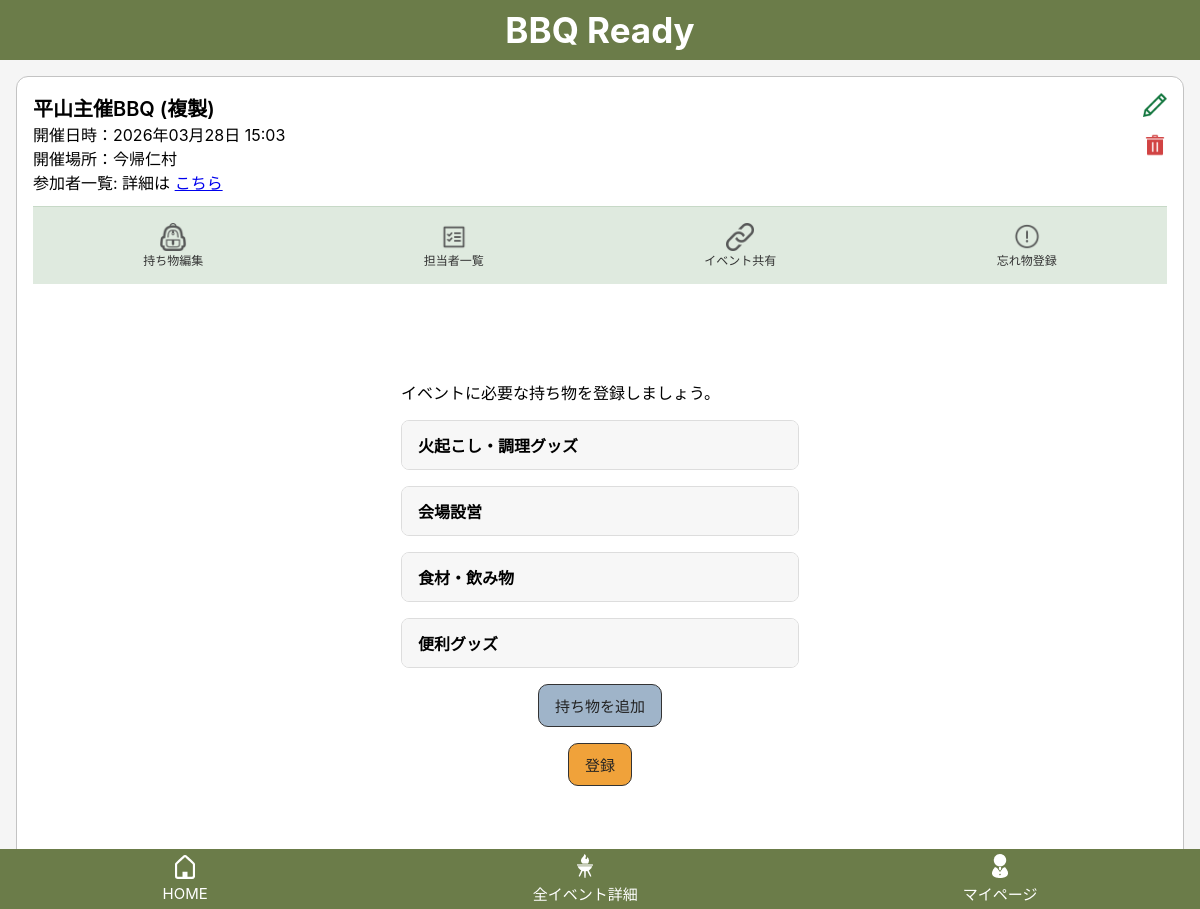
Page /events/118/items/ (signed in) on the committed database.
### bbq_app/models.py (models this page shows, shortened)
class Event(models.Model):
    user = models.ForeignKey(settings.AUTH_USER_MODEL, on_delete=models.CASCADE, related_name="events")
    name = models.CharField("イベント名", max_length=30)
    held_at = models.DateTimeField("開催日時", null=True, blank=True)
    location = models.CharField("開催場所", max_length=50, blank=True)
    created_at = models.DateTimeField("作成日時", auto_now_add=True)
    updated_at = models.DateTimeField("更新日時", auto_now=True)

### bbq_app/views.py (the view)
# urls.py: path("events/<int:event_id>/items/", views.item_edit, name="item_edit"),
@login_required
def item_edit(request, event_id):
    event = get_object_or_404(Event, id=event_id, user=request.user)
    items = (
        EventItem.objects
        .filter(event=event, bbq_item__name__gt="")
        .select_related("bbq_item")
        .order_by("bbq_item__category", "bbq_item__name")
    )
    if request.method == "POST":
        selected_ids = set(request.POST.getlist("selected_items"))
        for event_item in items:
            event_item.is_selected = str(event_item.id) in selected_ids
        EventItem.objects.bulk_update(items, ["is_selected"])
        return redirect("item_edit", event_id=event.id)
    grouped_dict =defaultdict(list)
    category_labels = dict(BbqItem.Category.choices)
    for event_item in items:
        grouped_dict[event_item.bbq_item.category].append(event_item)
    grouped_items = []
    for category, event_items in grouped_dict.items():
        grouped_items.append({
            "label": category_labels[category],
            "items": event_items,
        })
    context = {
        "event": event,
        "grouped_items": grouped_items,
    }
    return render(request, "bbq_app/item_edit.html", context)

### bbq_app/templates/bbq_app/item_edit.html (shortened to what this page needs)
{% extends "bbq_app/base.html" %}
{% block header %}
  {% include "bbq_app/partials/event_header.html" %}
{% endblock %}
{% block content %}
<p>
    イベントに必要な持ち物を登録しましょう。
</p>
<form method="post">
    {% for group in grouped_items %}
        <details class="item-accordion">
            <summary class="item-accordion__summary">
                {{ group.label }}
            </summary>
        </details>
    {% endfor %}
    <div class="item-add-button">
        <button type="button" class="btn btn-secondary" onclick="openAddItemModal()">
            持ち物を追加
        </button>
    </div>
    <div class="item-save-button">
        <button type="submit" class="btn btn-primary">
            登録
        </button>
    </div>
</form>
{% endblock %}

### bbq_app/templates/bbq_app/partials/event_header.html (shortened to what this page needs)
{% load static %}
{% include "bbq_app/partials/top_bar.html" %}
{% if event %}
<div class="event-header">
  <div class="event_header__top">
    <div>
      <div class="event-header__title">{{ event.name }}</div>
      <div class="event-header__meta">
        開催日時：{{ event.held_at|date:"Y年m月d日 H:i" }}<br>
        開催場所：{{ event.location }}<br>
        参加者一覧: 詳細は
        <a href="#" onclick="openParticipantsModal(); return false;">こちら</a>
      </div>
    </div>
    <div class="event-header__actions">
      <a href="{% url 'event_edit' event.id %}">
        <img src="{% static 'bbq_app/images/pencil.png' %}" width="24">
      </a>
      <a href="#" onclick="openDeleteModal({{ event.id }}); return false;">
        <img src="{% static 'bbq_app/images/trashcan.png' %}" width="24">
      </a>
    </div>
  </div>
  <div class="event-header__nav">
    <a href="{% url 'item_edit' event.id %}"
       class="{% if request.resolver_match.url_name == 'item_edit' %}active{% endif %}">
      <img src="{% static 'bbq_app/images/item_edit.png' %}" width="28">
      <span>持ち物編集</span>
    </a>
    <a href="{% url 'item_assign' event.id %}"
       class="{% if request.resolver_match.url_name == 'item_assign' %}active{% endif %}">
      <img src="{% static 'bbq_app/images/event_participants.png' %}" width="28">
      <span>担当者一覧</span>
    </a>
    <a href="{% url 'event_share' event.id %}"
       class="{% if request.resolver_match.url_name == 'event_share' %}active{% endif %}">
      <img src="{% static 'bbq_app/images/event_share.png' %}" width="28" alt="共有">
      <span>イベント共有</span>
    </a>
    <a href="#"
       onclick="openForgotModal(); return false;">
      <img src="{% static 'bbq_app/images/forgot_item.png' %}" width="28">
      <span>忘れ物登録</span>
    </a>
  </div>
{% endif %}

### bbq_app/static/bbq_app/css/style.css (style rules this page uses)
body { margin: 0; background: #f5f5f5; font-family: -apple-system, BlinkMacSystemFont, "Helvetica Neue", sans-serif; }
.btn { display: inline-block; padding: 10px 16px; border-radius: 10px; border: 1px solid #333; font-size: 15px; cursor: pointer; text-align: center; }
.btn-primary { background:#f0a23a; color:#222; }
.btn-secondary { background:#9fb4c9; color:#222; }
.event-header { background: white; border: 1px solid #c3c3c3; border-radius: 12px; margin: 16px; padding: 16px; margin-top: 76px; position: relative; }
.event-header__title { font-size: 20px; font-weight: 600; }
.event-header__nav { display: flex; justify-content: space-around; background: #dfeadf; padding: 10px 0; border-top: 1px solid #c7d9c7; margin-top: 12px; }
.event-header__nav a { display: flex; flex-direction: column; align-items: center; text-decoration: none; font-size: 12px; color: #333; padding: 6px 10px; border-radius: 6px; transition: 0.2s; }
.event-header__actions { position: absolute; top: 16px; right: 16px; display: flex; flex-direction: column; gap: 12px; }
.event-header__actions a { text-decoration: none; }
.item-accordion { margin-bottom: 16px; border: 1px solid #ddd; border-radius: 8px; background: #fff; overflow: hidden; }
.item-accordion__summary { padding: 12px 16px; font-weight: bold; cursor: pointer; background: #f7f7f7; list-style: none; }
.item-add-button, .item-save-button { display: flex; justify-content: center; margin-top: 16px; }

### rows in the picture
Event: name "平山主催BBQ (複製)", held_at "2026年03月28日 15:03", location "今帰仁村"

### other values in the picture
{{ group.label }} "火起こし・調理グッズ" "会場設営" "食材・飲み物" "便利グッズ"
